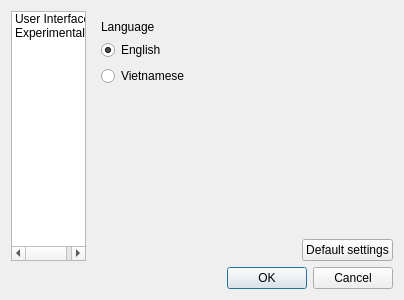
<?xml version="1.0" encoding="UTF-8"?>
<ui version="4.0">
 <class>Preferences</class>
 <widget class="QDialog" name="Preferences">
  <property name="geometry">
   <rect>
    <x>0</x>
    <y>0</y>
    <width>404</width>
    <height>300</height>
   </rect>
  </property>
  <property name="windowTitle">
   <string>Dialog</string>
  </property>
  <property name="layoutDirection">
   <enum>Qt::LeftToRight</enum>
  </property>
  <layout class="QVBoxLayout" name="verticalLayout_5">
   <item>
    <layout class="QHBoxLayout" name="horizontalLayout" stretch="1,4">
     <item>
      <widget class="QListWidget" name="listWidget">
       <property name="sizePolicy">
        <sizepolicy hsizetype="Preferred" vsizetype="Preferred">
         <horstretch>1</horstretch>
         <verstretch>0</verstretch>
        </sizepolicy>
       </property>
       <item>
        <property name="text">
         <string>User Interface</string>
        </property>
       </item>
       <item>
        <property name="text">
         <string>Experimental</string>
        </property>
       </item>
      </widget>
     </item>
     <item>
      <layout class="QVBoxLayout" name="verticalLayout" stretch="0,0">
       <item>
        <widget class="QStackedWidget" name="stackedWidget">
         <property name="sizePolicy">
          <sizepolicy hsizetype="Preferred" vsizetype="Preferred">
           <horstretch>4</horstretch>
           <verstretch>0</verstretch>
          </sizepolicy>
         </property>
         <property name="frameShadow">
          <enum>QFrame::Raised</enum>
         </property>
         <widget class="QWidget" name="page">
          <layout class="QVBoxLayout" name="verticalLayout_3">
           <item>
            <layout class="QVBoxLayout" name="verticalLayout_2">
             <item>
              <widget class="QLabel" name="label">
               <property name="sizePolicy">
                <sizepolicy hsizetype="Preferred" vsizetype="Fixed">
                 <horstretch>0</horstretch>
                 <verstretch>0</verstretch>
                </sizepolicy>
               </property>
               <property name="text">
                <string>Language</string>
               </property>
              </widget>
             </item>
             <item>
              <widget class="QRadioButton" name="enButton">
               <property name="text">
                <string>English</string>
               </property>
               <property name="checked">
                <bool>true</bool>
               </property>
               <attribute name="buttonGroup">
                <string notr="true">languageButtonGroup</string>
               </attribute>
              </widget>
             </item>
             <item>
              <widget class="QRadioButton" name="vnButton">
               <property name="text">
                <string>Vietnamese</string>
               </property>
               <attribute name="buttonGroup">
                <string notr="true">languageButtonGroup</string>
               </attribute>
              </widget>
             </item>
            </layout>
           </item>
           <item>
            <spacer name="verticalSpacer">
             <property name="orientation">
              <enum>Qt::Vertical</enum>
             </property>
             <property name="sizeHint" stdset="0">
              <size>
               <width>20</width>
               <height>40</height>
              </size>
             </property>
            </spacer>
           </item>
          </layout>
         </widget>
         <widget class="QWidget" name="page_2">
          <layout class="QVBoxLayout" name="verticalLayout_4">
           <item>
            <widget class="QCheckBox" name="experimentalBox">
             <property name="text">
              <string>Use experimental features</string>
             </property>
            </widget>
           </item>
           <item>
            <spacer name="verticalSpacer_2">
             <property name="orientation">
              <enum>Qt::Vertical</enum>
             </property>
             <property name="sizeHint" stdset="0">
              <size>
               <width>20</width>
               <height>40</height>
              </size>
             </property>
            </spacer>
           </item>
          </layout>
         </widget>
        </widget>
       </item>
       <item alignment="Qt::AlignRight">
        <widget class="QPushButton" name="defaultSettingsButton">
         <property name="sizePolicy">
          <sizepolicy hsizetype="Fixed" vsizetype="Fixed">
           <horstretch>0</horstretch>
           <verstretch>0</verstretch>
          </sizepolicy>
         </property>
         <property name="layoutDirection">
          <enum>Qt::LeftToRight</enum>
         </property>
         <property name="text">
          <string>Default settings</string>
         </property>
        </widget>
       </item>
      </layout>
     </item>
    </layout>
   </item>
   <item>
    <widget class="QDialogButtonBox" name="buttonBox">
     <property name="orientation">
      <enum>Qt::Horizontal</enum>
     </property>
     <property name="standardButtons">
      <set>QDialogButtonBox::Cancel|QDialogButtonBox::Ok</set>
     </property>
    </widget>
   </item>
  </layout>
 </widget>
 <resources/>
 <connections>
  <connection>
   <sender>buttonBox</sender>
   <signal>accepted()</signal>
   <receiver>Preferences</receiver>
   <slot>accept()</slot>
   <hints>
    <hint type="sourcelabel">
     <x>227</x>
     <y>279</y>
    </hint>
    <hint type="destinationlabel">
     <x>157</x>
     <y>274</y>
    </hint>
   </hints>
  </connection>
  <connection>
   <sender>buttonBox</sender>
   <signal>rejected()</signal>
   <receiver>Preferences</receiver>
   <slot>reject()</slot>
   <hints>
    <hint type="sourcelabel">
     <x>295</x>
     <y>285</y>
    </hint>
    <hint type="destinationlabel">
     <x>286</x>
     <y>274</y>
    </hint>
   </hints>
  </connection>
  <connection>
   <sender>listWidget</sender>
   <signal>currentRowChanged(int)</signal>
   <receiver>stackedWidget</receiver>
   <slot>setCurrentIndex(int)</slot>
   <hints>
    <hint type="sourcelabel">
     <x>80</x>
     <y>73</y>
    </hint>
    <hint type="destinationlabel">
     <x>148</x>
     <y>85</y>
    </hint>
   </hints>
  </connection>
 </connections>
 <buttongroups>
  <buttongroup name="languageButtonGroup"/>
 </buttongroups>
</ui>
